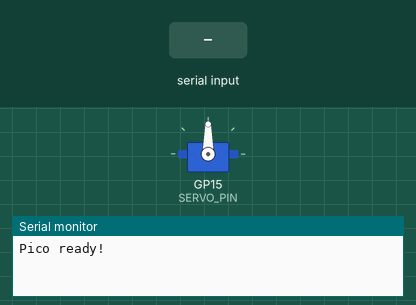
Simulated run of this sketch. Board: Raspberry Pi Pico. Shown: servo, the last lines printed to the serial monitor. The inputs (shaded band) are chosen by the test bench.

Above: at 1.2 s.
1.3 s: "P" received over the second serial link
At 1.9 s:
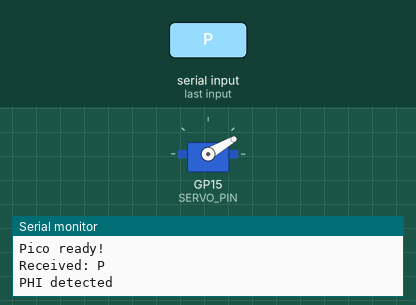
3.8 s: "S" received over the second serial link
At 4.6 s:
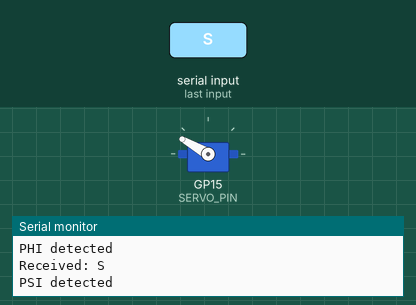
Timing chart, 0 to 6.8 s (numbered marks = the images above; inputs shaded):
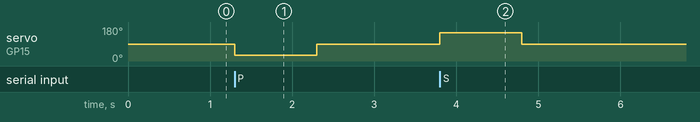

Measured:
- after the input at 1.3 s, servo on GP15 (SERVO_PIN): 90° → 30° at once, → 90° 1.0 s later
- after the input at 3.8 s, servo on GP15 (SERVO_PIN): 90° → 150° at once, → 90° 1.0 s later

The sketch:

talking_between_board_test_56000.ino
```cpp
#include <Servo.h>

Servo myServo;

const int SERVO_PIN = 15;

// Servo positions
const int PHI_POSITION = 30;
const int OMEGA_POSITION = 90;
const int PSI_POSITION = 150;

void setup() {
  Serial.begin(115200);

  // UART1
  // GP5 = RX
  Serial2.setRX(5);
  Serial2.setTX(4);
  Serial2.begin(115200);

  myServo.attach(SERVO_PIN);
  myServo.write(90);

  Serial.println("Pico ready!");
}

void loop() {

  if (Serial2.available()) {

    char command = Serial2.read();

    Serial.print("Received: ");
    Serial.println(command);

    if (command == 'P') {
      Serial.println("PHI detected");
      myServo.write(PHI_POSITION);
      delay(1000);
      myServo.write(90);
    }

    else if (command == 'O') {
      Serial.println("OMEGA detected");
      myServo.write(OMEGA_POSITION);
      delay(1000);
      myServo.write(90);
    }

    else if (command == 'S') {
      Serial.println("PSI detected");
      myServo.write(PSI_POSITION);
      delay(1000);
      myServo.write(90);
    }
  }
}
```
